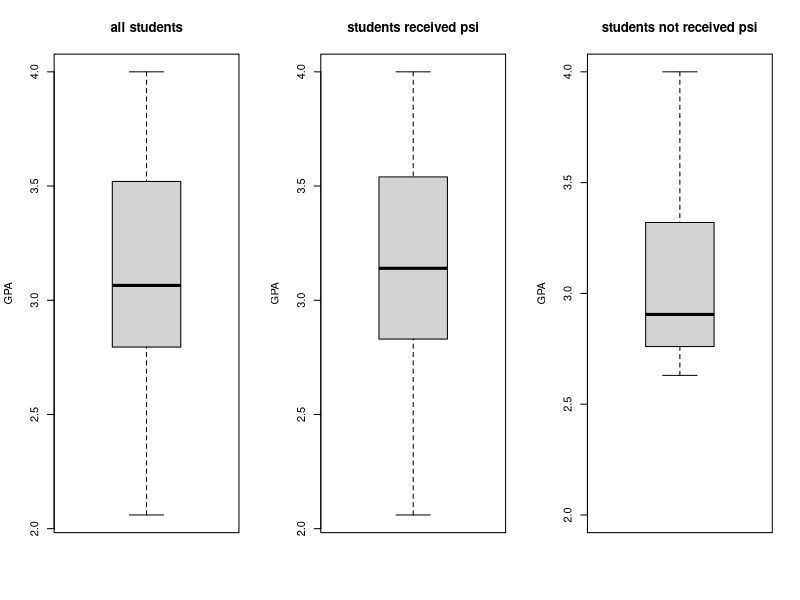
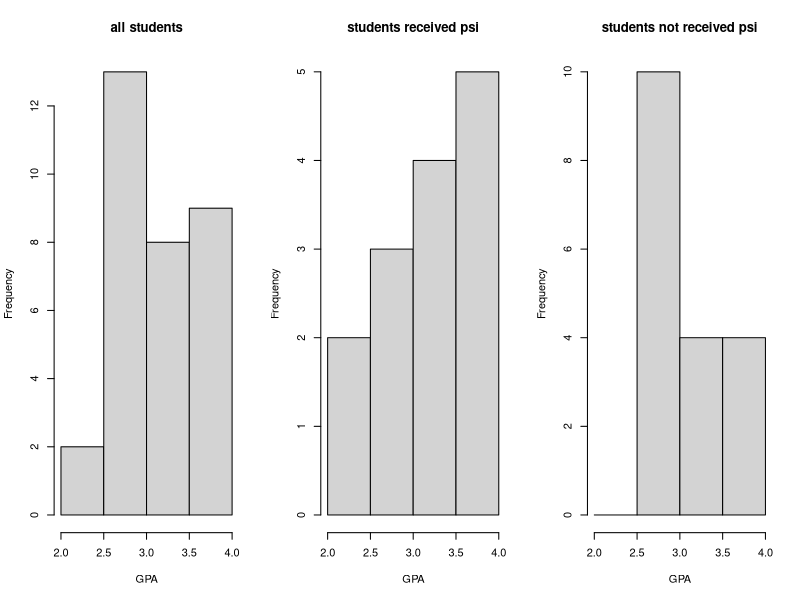
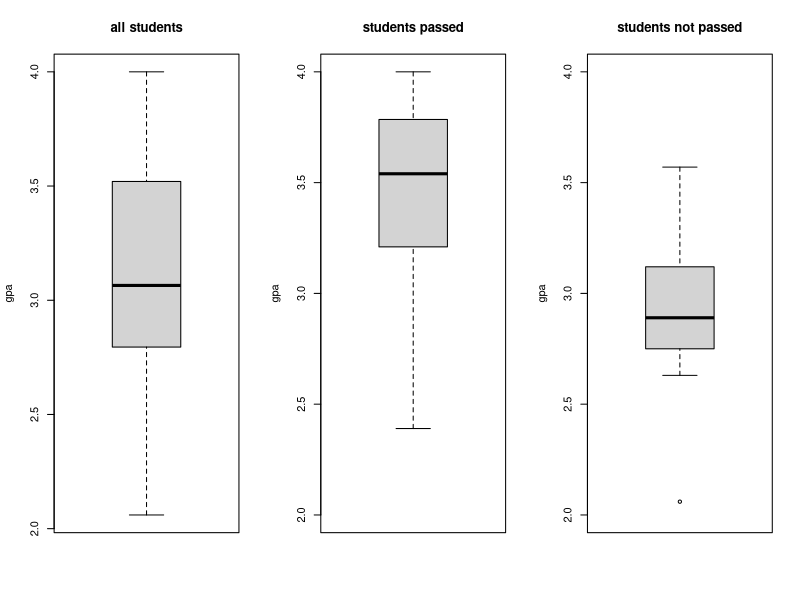
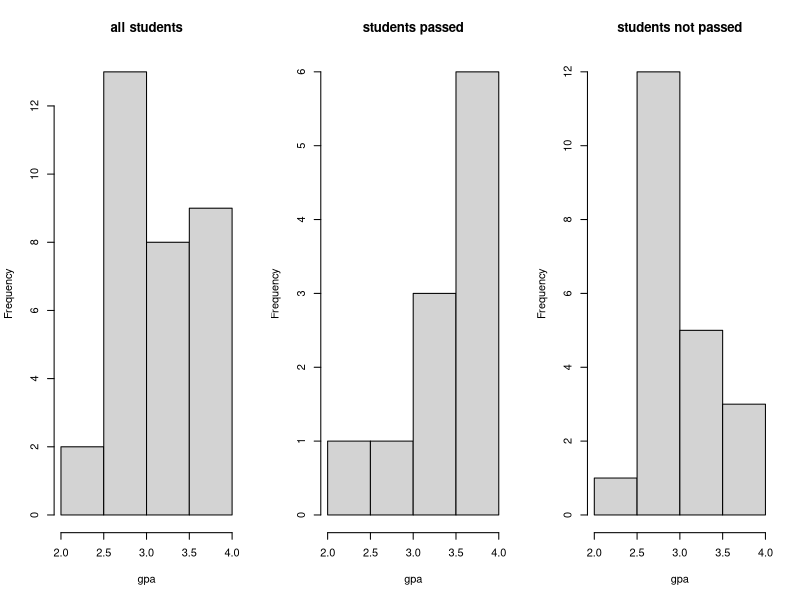
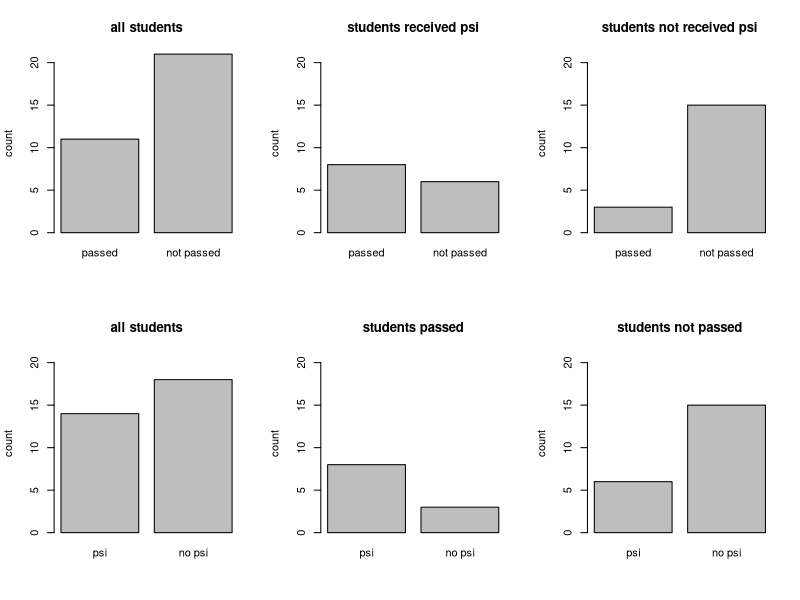

These charts were generated, in order, by the following R code:
## ---- chunk 1
knitr::opts_chunk$set(echo = TRUE)
## ---- chunk 2
data = read.table("psi.txt", header = TRUE);
data_psi = subset(data, psi == 1)
data_no_psi = subset(data, psi == 0)
par(mfrow=c(1,3))
boxplot(data$gpa,ylab="GPA",main="all students")
boxplot(data_psi$gpa,ylab="GPA",main="students received psi")
boxplot(data_no_psi$gpa,ylab="GPA",main="students not received psi",ylim=c(2.0,4.0))
hist(data$gpa,xlab="GPA",main="all students")
hist(data_psi$gpa,xlab="GPA",main="students received psi")
hist(data_no_psi$gpa,xlab="GPA",main="students not received psi", breaks = c(2.0,2.5,3.0,3.5,4.0))
## ---- chunk 3
data_passed = subset(data, passed == 1)
data_not_passed = subset(data, passed == 0)
par(mfrow=c(1,3))
boxplot(data$gpa,ylab="gpa",main="all students")
boxplot(data_passed$gpa,ylab="gpa",main="students passed",ylim=c(2.0,4.0))
boxplot(data_not_passed$gpa,ylab="gpa",main="students not passed",ylim=c(2.0,4.0))
hist(data$gpa,xlab="gpa",main="all students")
hist(data_passed$gpa,xlab="gpa",main="students passed")
hist(data_not_passed$gpa,xlab="gpa",main="students not passed", breaks = c(2.0,2.5,3.0,3.5,4.0))
## ---- chunk 4
par(mfrow=c(2,3))
barplot(c(nrow(data_passed),nrow(data_not_passed)),ylim=c(0,21),main="all students",ylab="count",names.arg=c("passed","not passed"))
barplot(c( nrow(subset(data_psi, passed == 1)),nrow(subset(data_psi,passed == 0))),ylim=c(0,21),main="students received psi",ylab="count",names.arg=c("passed","not passed"))
barplot(c( nrow(subset(data_no_psi, passed == 1)),nrow(subset(data_no_psi,passed == 0))),ylim=c(0,21),main="students not received psi",ylab="count",names.arg=c("passed","not passed"))
barplot(c(nrow(data_psi),nrow(data_no_psi)),ylim=c(0,21),main="all students",ylab="count",names.arg=c("psi","no psi"))
barplot(c( nrow(subset(data_passed, psi == 1)),nrow(subset(data_passed,psi == 0))),ylim=c(0,21),main="students passed",ylab="count",names.arg=c("psi","no psi"))
barplot(c( nrow(subset(data_not_passed, psi == 1)),nrow(subset(data_not_passed,psi == 0))),ylim=c(0,21),main="students not passed",ylab="count",names.arg=c("psi","no psi"))
## ---- chunk 5
glm = glm(psi~passed+gpa,data=data,family=binomial)
summary(glm)
model <- glm(psi~passed+gpa,data=data,family=binomial)
summary(model)
## ---- chunk 6
tot=xtabs(~psi+gpa,data=data);tot
per=xtabs(passed~psi+gpa,data=data);per
round(per/tot,2)
## ---- chunk 7
x=matrix(c(3,15,8,6),2,2); x
fisher.test(x)
